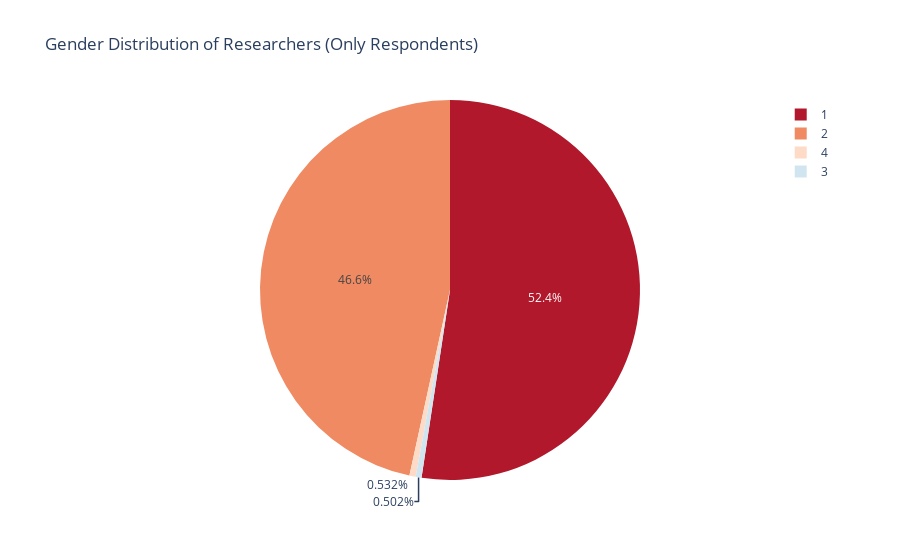

This figure's notebook cell:
### Code cell
# Filter out null values for DE2
filtered_gender_counts = df1.dropna(subset=['DE2'])['DE2'].value_counts()
filtered_total_responses = filtered_gender_counts.sum()
filtered_percentage = (filtered_total_responses / total_researchers) * 100

print("\n==== Gender Distribution (Only Respondents) ====")
print(f"Total Unique Researchers (Participants): {total_researchers}")
print(f"Total Responses: {filtered_total_responses} ({filtered_percentage:.2f}%)\n")

for gender, count in filtered_gender_counts.items():
    percentage = (count / filtered_total_responses) * 100
    print(f"{gender}: {count} ({percentage:.2f}%)")

# Convert to DataFrame for plotting
gender_df_filtered = filtered_gender_counts.reset_index()
gender_df_filtered.columns = ['Gender', 'Count']

# Plot pie chart
fig = px.pie(
    gender_df_filtered,
    names='Gender',
    values='Count',
    title="Gender Distribution of Researchers (Only Respondents)",
    color_discrete_sequence=custom_colors
)

fig.show()

### Figure 1 — Plotly figure (JSON) as saved in the notebook; plotly's stock layout.template omitted (floating-point values rounded to 4 significant figures)
{"data": [{"domain": {"x": [0, 1], "y": [0, 1]}, "hovertemplate": "Gender=%{label}<br>Count=%{value}<extra></extra>", "labels": [1, 2, 4, 3], "legendgroup": "", "name": "", "showlegend": true, "type": "pie", "values": [3447, 3064, 35, 33]}], "layout": {"legend": {"tracegroupgap": 0}, "piecolorway": ["#b2182b", "#ef8a62", "#fddbc7", "#d1e5f0", "#67a9cf", "#2166ac"], "title": {"text": "Gender Distribution of Researchers (Only Respondents)"}}}
